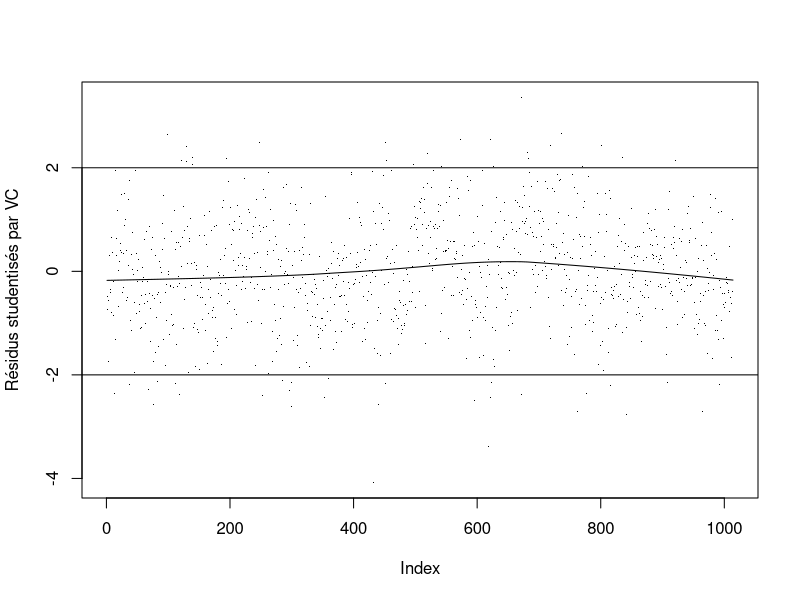
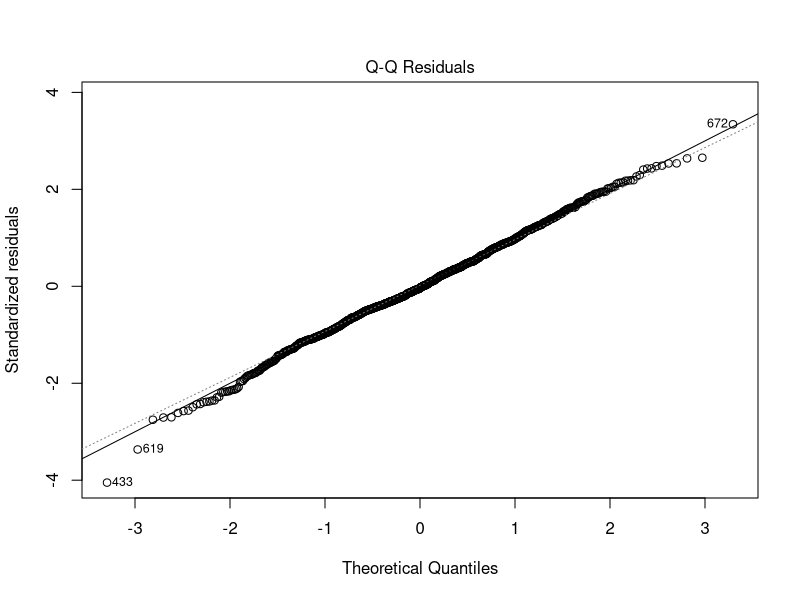
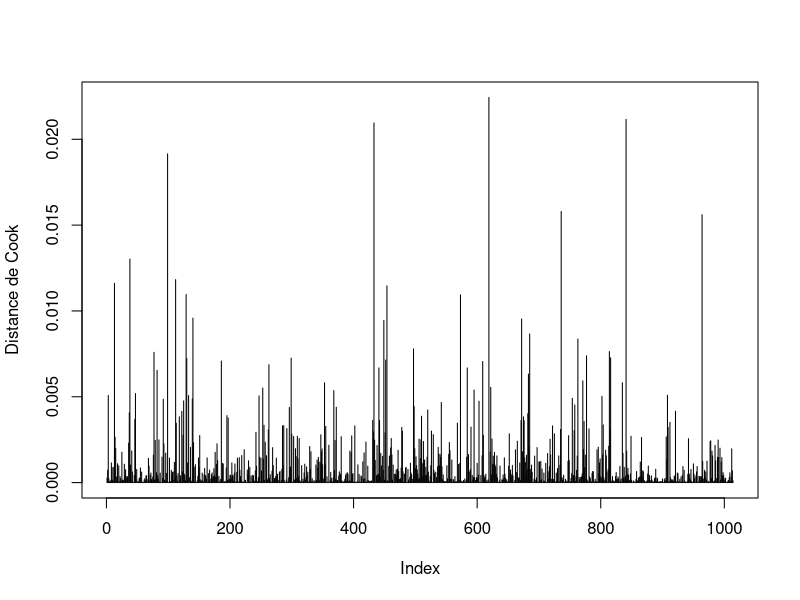
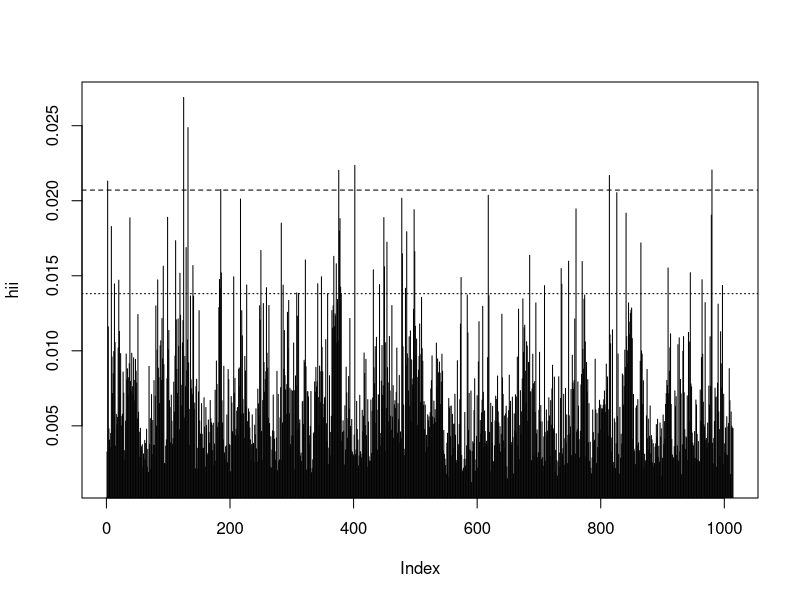
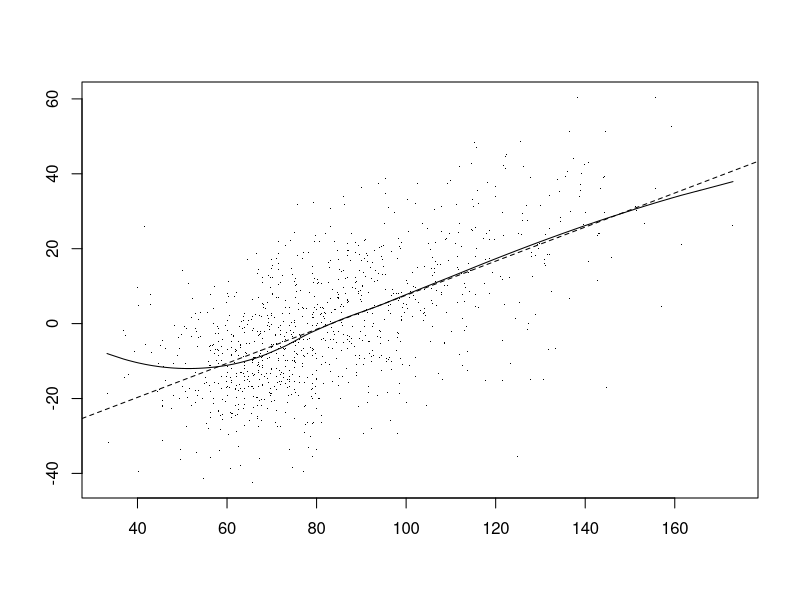

Generate these figures, in order, with R:
## ---- chunk 1
ozone <- read.table("ozone_long.txt", header = T, sep = ";")
mod.lin6v <- lm(O3~T6 + T12 + Ne12 + Ne15 + Vx + O3v,data=ozone)
## ---- chunk 2
plot(rstudent(mod.lin6v), pch = ".",ylab = "Résidus studentisés par VC")
abline(h = c(-2,2))
lines(lowess(rstudent(mod.lin6v)))
## ---- chunk 3
plot(mod.lin6v, which = 2, sub = "", main = "")
abline(0,1)
## ---- chunk 4
plot(cooks.distance(mod.lin6v),type="h",ylab="Distance de Cook")
p <- ncol(ozone) ; n <- nrow(ozone)
seuil1 <- qf(0.1,p,n-p) ; abline(h=seuil1)
infl.ozone <- influence.measures(mod.lin6v)
plot(infl.ozone$infmat[,"hat"],type="h",ylab="hii")
seuil1 <- 3*p/n ; abline(h=seuil1,col=1,lty=2)
seuil2 <- 2*p/n ; abline(h=seuil2,col=1,lty=3)
## ---- chunk 5
residpartiels <- resid(mod.lin6v, type = "partial")
prov <- loess(residpartiels[,"O3v"] ~ ozone$O3v)
ordre <- order(ozone$O3v)
plot(ozone$O3v, residpartiels[,"O3v"], pch=".",ylab="",xlab="")
matlines(ozone$O3v[ordre], predict(prov)[ordre])
abline(lsfit(ozone$O3v, residpartiels[,"O3v"]), lty = 2)
